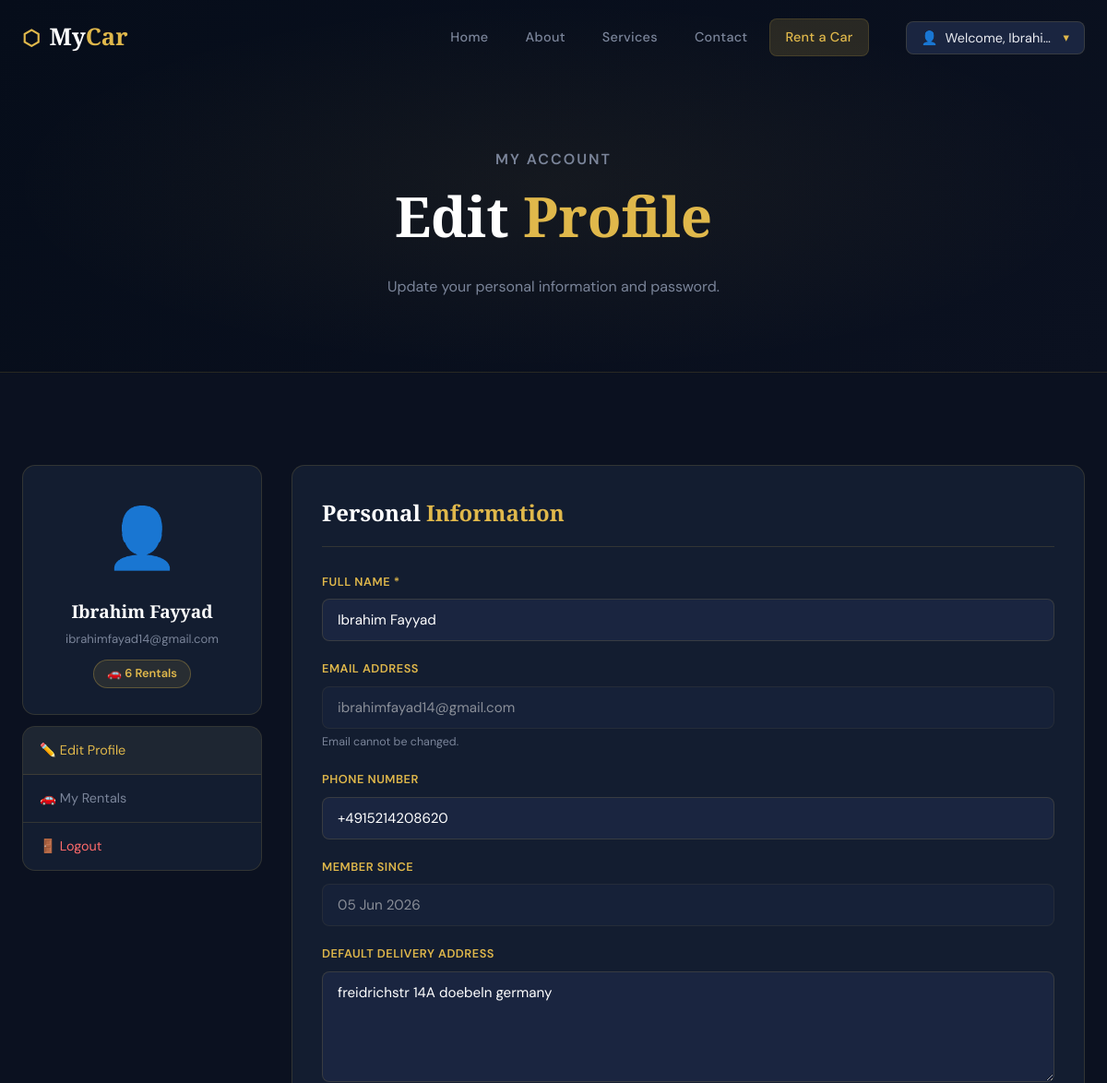
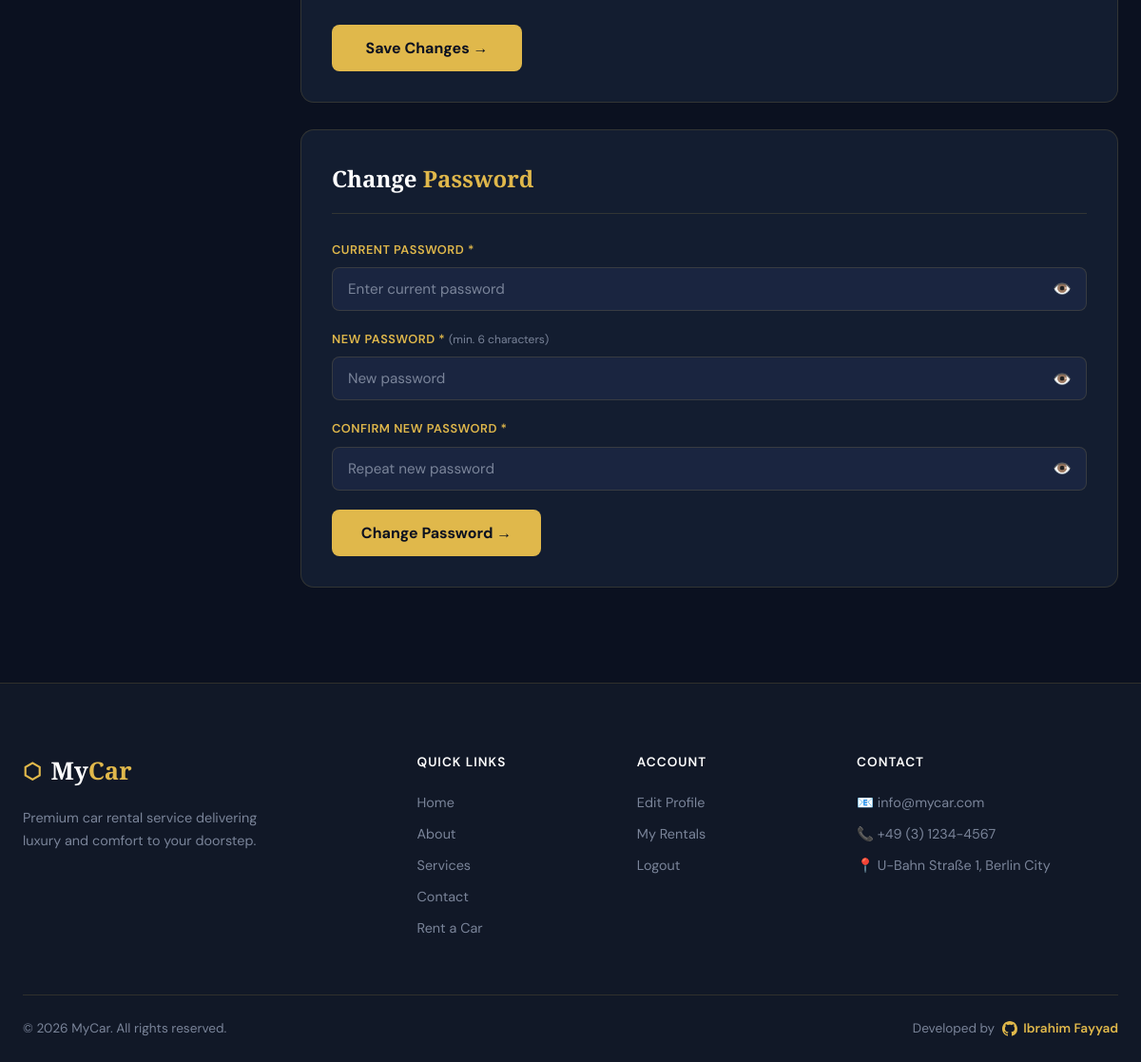
The page /edit_profile.php (signed in) on the database its author committed (2 pictures, top to bottom).
### tables this page shows
CREATE TABLE IF NOT EXISTS `users` (
  `id` int NOT NULL AUTO_INCREMENT,
  `full_name` varchar(100) NOT NULL,
  `email` varchar(150) NOT NULL,
  `password` varchar(255) NOT NULL,
  `phone` varchar(20) DEFAULT NULL,
  `address` text,
  `avatar` varchar(255) DEFAULT 'default.png',
  `total_rents` int DEFAULT '0',
  `created_at` timestamp NULL DEFAULT CURRENT_TIMESTAMP,
  PRIMARY KEY (`id`),
  UNIQUE KEY `email` (`email`)
);

### config.php (called while the page is built, shortened)
<?php
function currentUserId() {
    return $_SESSION['user_id'] ?? null;
}
?>

### edit_profile.php (the view, shortened to what this page needs)
<?php
require_once 'config.php';
$userId  = currentUserId();
$result = mysqli_query($conn, "SELECT * FROM users WHERE id = $userId LIMIT 1");
$user   = mysqli_fetch_assoc($result);
include 'header.php';
?>
<section class="page-hero">
  <div class="container">
    <div class="page-hero-content">
      <p class="section-tag">My Account</p>
      <h1>Edit <span class="gold-text">Profile</span></h1>
      <p>Update your personal information and password.</p>
    </div>
  </div>
</section>
<section class="section">
  <div class="container">
    <div class="profile-grid">
      <div class="profile-sidebar">
        <div class="profile-avatar-box">
          <div class="profile-avatar">👤</div>
          <h3><?= htmlspecialchars($user['full_name']) ?></h3>
          <p><?= htmlspecialchars($user['email']) ?></p>
          <span class="profile-badge">
            🚗 <?= $user['total_rents'] ?> Rental<?= $user['total_rents'] != 1 ? 's' : '' ?>
          </span>
        </div>
        <div class="profile-nav">
          <a href="edit_profile.php" class="profile-nav-item active">✏️ Edit Profile</a>
          <a href="old_rent.php"     class="profile-nav-item">🚗 My Rentals</a>
          <a href="logout.php"       class="profile-nav-item danger">🚪 Logout</a>
        </div>
      </div>
      <div class="profile-content">
        <div class="profile-card">
          <h2 class="profile-card-title">Personal <span class="gold-text">Information</span></h2>
          <form method="POST" action="edit_profile.php">
            <div class="form-row">
              <div class="form-group">
                <label>Full Name *</label>
                <input type="text" name="full_name" required
                       value="<?= htmlspecialchars($user['full_name']) ?>">
              </div>
              <div class="form-group">
                <label>Email Address</label>
                <input type="email" value="<?= htmlspecialchars($user['email']) ?>" disabled
                       style="opacity:0.5; cursor:not-allowed;">
                <small style="color:var(--muted); font-size:0.78rem;">Email cannot be changed.</small>
              </div>
            </div>
            <div class="form-row">
              <div class="form-group">
                <label>Phone Number</label>
                <input type="tel" name="phone" placeholder="+49 (3) 0000-0000"
                       value="<?= htmlspecialchars($user['phone'] ?? '') ?>">
              </div>
              <div class="form-group">
                <label>Member Since</label>
                <input type="text" value="<?= date('d M Y', strtotime($user['created_at'])) ?>" disabled
                       style="opacity:0.5; cursor:not-allowed;">
              </div>
            </div>
            <div class="form-group">
              <label>Default Delivery Address</label>
              <textarea name="address" placeholder="Your default delivery address..."><?= htmlspecialchars($user['address'] ?? '') ?></textarea>
            </div>
            <button type="submit" class="btn-form" style="max-width:200px;">Save Changes →</button>
          </form>
        </div>
        <div class="profile-card" style="margin-top: 28px;">
          <h2 class="profile-card-title">Change <span class="gold-text">Password</span></h2>
          <form method="POST" action="edit_profile.php">
            <div class="form-group">
              <label>Current Password *</label>
              <div class="input-wrap">
                <input type="password" name="current_password" id="currentPwd" placeholder="Enter current password" required>
                <button type="button" class="toggle-password" data-target="#currentPwd">👁️</button>
              </div>
            </div>
            <div class="form-row">
              <div class="form-group">
                <label>New Password * <span class="form-hint">(min. 6 characters)</span></label>
                <div class="input-wrap">
                  <input type="password" name="new_password" id="newPwd" placeholder="New password" required>
                  <button type="button" class="toggle-password" data-target="#newPwd">👁️</button>
                </div>
              </div>
              <div class="form-group">
                <label>Confirm New Password *</label>
                <div class="input-wrap">
                  <input type="password" name="confirm_password" id="confirmPwd" placeholder="Repeat new password" required>
                  <button type="button" class="toggle-password" data-target="#confirmPwd">👁️</button>
                </div>
              </div>
            </div>
            <button type="submit" class="btn-form" style="max-width:220px;">Change Password →</button>
          </form>
        </div>
      </div>
    </div>
  </div>
</section>
<?php include 'footer.php'; ?>

### rows shown on the page
users: full_name "Ibrahim Fayyad", email "ibrahimfayad14@gmail.com", total_rents "6", phone "+4915214208620", created_at "05 Jun 2026", address "freidrichstr 14A doebeln germany"

### other values the page prints
$_SESSION['user_name'] "Ibrahi…"
